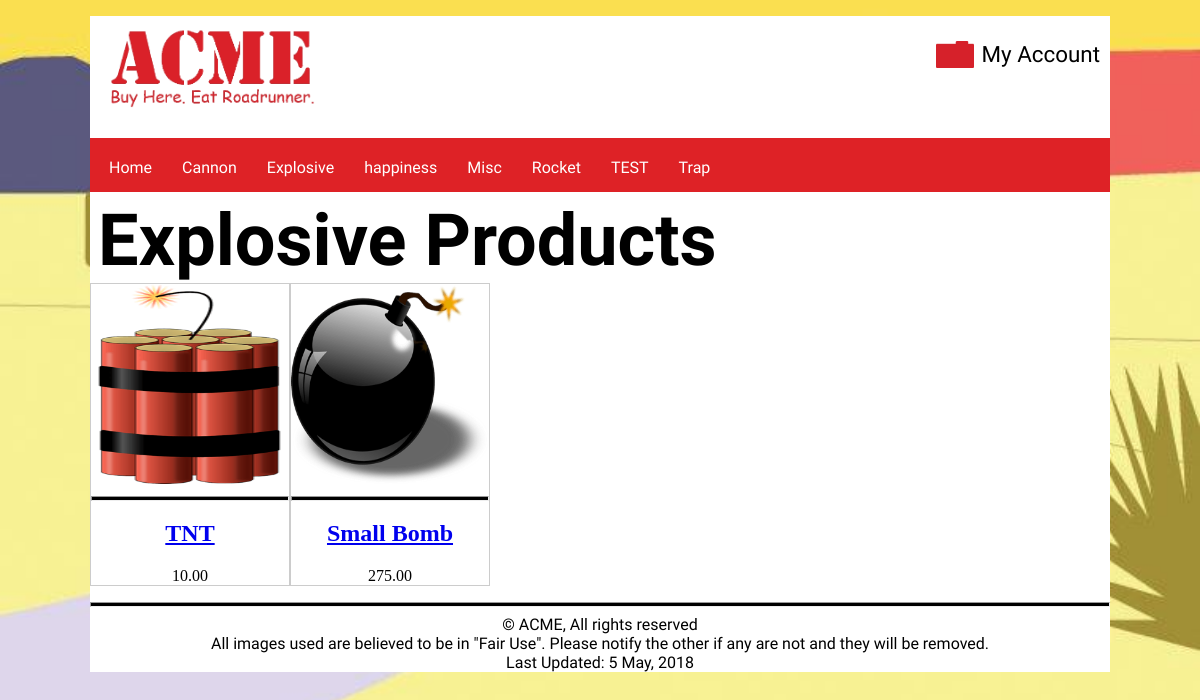
Screenshot of /products/?action=category&type=Explosive with the database file from the repository.
### tables this page shows
CREATE TABLE `categories` (
  `categoryId` int(10) UNSIGNED NOT NULL,
  `categoryName` varchar(30) NOT NULL
);

CREATE TABLE `inventory` (
  `invId` int(10) UNSIGNED NOT NULL,
  `invName` varchar(50) NOT NULL DEFAULT '',
  `invDescription` text NOT NULL,
  `invImage` varchar(50) NOT NULL DEFAULT '',
  `invThumbnail` varchar(50) NOT NULL DEFAULT '',
  `invPrice` decimal(10,2) NOT NULL DEFAULT '0.00',
  `invStock` smallint(6) NOT NULL DEFAULT '0',
  `invSize` smallint(6) NOT NULL DEFAULT '0',
  `invWeight` smallint(6) NOT NULL DEFAULT '0',
  `invLocation` varchar(35) NOT NULL DEFAULT '',
  `categoryId` int(10) UNSIGNED NOT NULL,
  `invVendor` varchar(20) NOT NULL DEFAULT '',
  `invStyle` varchar(20) NOT NULL DEFAULT '',
  `invFeature` tinyint(1) DEFAULT NULL
);

### model/acme-model.php (called while the page is built, shortened)
<?php
function getCategories(){
 $db = acmeConnect();
 $sql = 'SELECT * FROM categories ORDER BY categoryName ASC';
 $stmt = $db->prepare($sql);
 $stmt->execute();
 $categories = $stmt->fetchAll();
 return $categories;
}

### model/products-model.php (called while the page is built, shortened)
<?php
function getProductsByCategory($type){
 $db = acmeConnect();
 $sql = 'SELECT * FROM inventory WHERE categoryId IN (SELECT categoryId FROM categories WHERE categoryName = :catType)';
 $stmt = $db->prepare($sql);
 $stmt->bindValue(':catType', $type, PDO::PARAM_STR);
 $stmt->execute();
 $products = $stmt->fetchAll(PDO::FETCH_ASSOC);
 return $products;
}

### library/functions.php (the view, shortened to what this page needs)
<?php
function buildNavList($categories){
 $navList = '<ul>';
 $navList .= "<li><a href='/acme/index.php' title='View the Acme home page'>Home</a></li>";
 foreach ($categories as $category) {
  $navList .= "<li><a href='/acme/products/?action=category&type=".urlencode($category['categoryName'])."' title='View our $category[categoryName] product line'>$category[categoryName]</a></li>";
 }
 $navList .= '</ul>';
 return $navList;
}
function buildProductsDisplay($products){
 $pd = '<ul id="prod-display">';
 foreach ($products as $product) {
  $pd .= '<li>';
  $pd .= "<a href='/acme/products/?action=detailView&id=".urlencode($product['invId'])."' title='View our $product[invName] product line'> <img src='$product[invThumbnail]' alt='Image of $product[invName] on Acme.com'>";
  $pd .= '<hr>';
  $pd .= "<h2>$product[invName]</h2></a>";
  $pd .= "<span>$product[invPrice]</span>";
  $pd .= '</li>';
 }
 $pd .= '</ul>';
 return $pd;
}

### css/style.css (style rules this page uses)
html { background: url(/acme/images/site/background.jpg) no-repeat center center fixed; background-size: cover; box-sizing: border-box; }
*, *:before, *:after { box-sizing: inherit; }
#prod-display { margin: 0; padding: 0; display: flex; flex-direction: column; }
#prod-display li { margin-bottom: .5em; border: 1px #ccc solid; list-style-type: none; flex: 1 1 auto; }
#prod-display li img { width: 100%; height: 200px; }
body { background-color: white; width: fit-content; }
.secondaryNav ul { background-color: #de2226; display: -webkit-flex; display: flex; list-style-type: none; white-space: nowrap; font-family: Chivo; padding-top: 5px; padding-left: 4px; }
.secondaryNav ul a { margin: 5px; color: black; display: block; padding: 10px; text-decoration: none; color: white; }
hr { height: 5px; background-color: black; }
@media only screen and (min-width: 850px) { body { width: 85%; margin:0 auto; } }
@media only screen and (min-width: 850px) { #prod-display { flex-flow: row wrap; justify-content: flex-start; } }
@media only screen and (min-width: 850px) { #prod-display li { max-width: 200px; flex: 1 0 auto; text-align: center; max-height: 400px; } }

### rows the page displays
categories: categoryName "Cannon"
categories: categoryName "Explosive"
categories: categoryName "happiness"
categories: categoryName "Misc"
categories: categoryName "Rocket"
categories: categoryName "TEST"
categories: categoryName "Trap"
inventory: invThumbnail (picture), invName "TNT", invPrice "10.00"
inventory: invThumbnail (picture), invName "Small Bomb", invPrice "275.00"

### other values shown
$type "Explosive"
